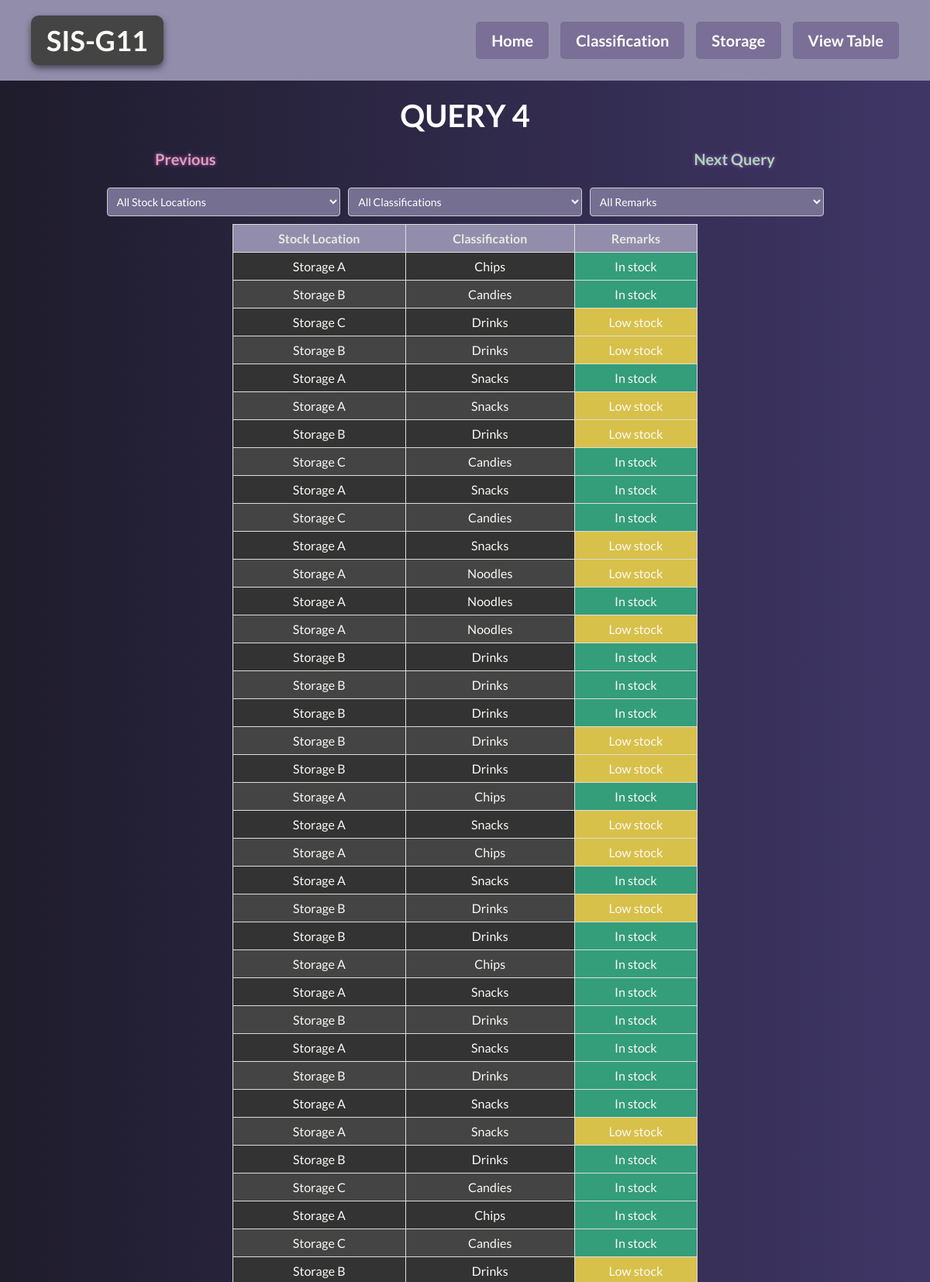
Page /query4.php (upper part) on the committed database.
### tables this page shows
CREATE TABLE `stck` (
  `stck_id` int(11) NOT NULL,
  `product_id` int(11) NOT NULL,
  `storage_id` int(11) NOT NULL,
  `num_stck` int(11) NOT NULL,
  `remarks` text NOT NULL,
  `date_id` int(11) NOT NULL
);

CREATE TABLE `strg` (
  `storage_id` int(11) NOT NULL,
  `strg_location` text NOT NULL
);

CREATE TABLE `c` (
  `classification_id` int(11) NOT NULL,
  `c_name` text NOT NULL
);

### queryf4.php (the view, shortened to what this page needs)
<link rel="stylesheet" href="assets/css/q4func.css">
<?php
include 'db_connect.php';
$sql = "SELECT stck.product_id AS ID,
               strg.strg_location AS Stock_Location,
               c.c_name AS Classification,
               stck.remarks AS Remarks
        FROM stck
        JOIN p ON stck.product_id = p.product_id
        JOIN c ON p.classification_id = c.classification_id
        JOIN strg ON stck.storage_id = strg.storage_id
        ORDER BY stck.product_id ASC";
$result = $conn->query($sql);
$products = [];
if ($result->num_rows > 0) {
    while ($row = $result->fetch_assoc()) {
        $products[] = $row;
    }
}
?>
<div class="filter-container">
    <select id="stockLocationFilter">
        <option value="">All Stock Locations</option>
    </select>
    <select id="classificationFilter">
        <option value="">All Classifications</option>
    </select>
    <select id="remarksFilter">
        <option value="">All Remarks</option>
    </select>
</div>
<?php
if (!empty($products)) {
    echo "<table id='productTable' class='product-table'>
            <thead>
                <tr class='table-header'>
                    <th class='table-heading'>Stock Location</th>
                    <th class='table-heading'>Classification</th>
                    <th class='table-heading'>Remarks</th>
                </tr>
            </thead>
            <tbody>";
    foreach ($products as $product) {
        echo "<tr class='table-row'>
                <td class='table-cell'>{$product['Stock_Location']}</td>
                <td class='table-cell'>{$product['Classification']}</td>
                <td class='table-cell'>{$product['Remarks']}</td>
              </tr>";
    }
    echo "</tbody></table>";
} else {
    echo "<div class='no-records'>No records found.</div>";
}
?>

### assets/css/css-main.css (style rules this page uses)
* { box-sizing: border-box; font-family: 'Lato', sans-serif; color: #FAF9F6; margin: 0; }
body { background: linear-gradient(90deg, #1F1C2C, #3f3666); color: #928dab; margin-top: 125px; }
input, select { width: 100%; padding: 8px; margin-top: 5px; border-radius: 5px; border: 1px solid #ccc; color: black; }

### assets/css/css-table.css (style rules this page uses)
table { width: 80%; border-collapse: collapse; margin-left: auto; margin-right: auto; margin-top: 50px; color: white; animation: fadeIn 1s ease-in-out; }
th, td { border: 1px solid #ddd; padding: 8px; text-align: center; }
th { background-color: #928DAB; color: #E6EBE4; }

### assets/css/css-query-table.css (style rules this page uses)
.product-table { width: 50%; border-collapse: collapse; margin: 50px auto; color: white; margin-bottom: 100px; margin-top: 10px; animation: fadeIn 1s ease-in-out; }
.table-header { background-color: #928DAB; color: #E6EBE4; }
.table-heading { padding: 8px; border: 1px solid #ddd; text-align: center; }
.table-row { background-color: #333; transition: 0.2s; }
.table-row:nth-child(even) { background-color: #444; }
.table-cell { padding: 8px; border: 1px solid #ddd; text-align: center; }
.filter-container { animation: fadeIn 1s ease-in-out; }

### assets/css/q4func.css (style rules this page uses)
.filter-container { width: 925px; display: flex; gap: 10px; margin-bottom: 20px; margin: 0px auto 0px auto; }
.filter-container input, .filter-container select { padding: 8px; font-size: 14px; border: 1px solid #ccc; border-radius: 4px; background-color: #756f91; color: #ffffff; }

### rows in the picture
stck: storage.strg_location "Storage A", c.c_name "Chips", remarks "In stock"
stck: storage.strg_location "Storage B", c.c_name "Candies", remarks "In stock"
stck: storage.strg_location "Storage C", c.c_name "Drinks", remarks "Low stock"
stck: storage.strg_location "Storage B", c.c_name "Drinks", remarks "Low stock"
stck: storage.strg_location "Storage A", c.c_name "Snacks", remarks "In stock"
stck: storage.strg_location "Storage A", c.c_name "Snacks", remarks "Low stock"
stck: storage.strg_location "Storage B", c.c_name "Drinks", remarks "Low stock"
stck: storage.strg_location "Storage C", c.c_name "Candies", remarks "In stock"
stck: storage.strg_location "Storage A", c.c_name "Snacks", remarks "In stock"
stck: storage.strg_location "Storage C", c.c_name "Candies", remarks "In stock"
stck: storage.strg_location "Storage A", c.c_name "Snacks", remarks "Low stock"
stck: storage.strg_location "Storage A", c.c_name "Noodles", remarks "Low stock"
stck: storage.strg_location "Storage A", c.c_name "Noodles", remarks "In stock"
stck: storage.strg_location "Storage A", c.c_name "Noodles", remarks "Low stock"
stck: storage.strg_location "Storage B", c.c_name "Drinks", remarks "In stock"
stck: storage.strg_location "Storage B", c.c_name "Drinks", remarks "In stock"
stck: storage.strg_location "Storage B", c.c_name "Drinks", remarks "In stock"
stck: storage.strg_location "Storage B", c.c_name "Drinks", remarks "Low stock"
stck: storage.strg_location "Storage B", c.c_name "Drinks", remarks "Low stock"
stck: storage.strg_location "Storage A", c.c_name "Chips", remarks "In stock"
stck: storage.strg_location "Storage A", c.c_name "Snacks", remarks "Low stock"
stck: storage.strg_location "Storage A", c.c_name "Chips", remarks "Low stock"
stck: storage.strg_location "Storage A", c.c_name "Snacks", remarks "In stock"
stck: storage.strg_location "Storage B", c.c_name "Drinks", remarks "Low stock"
stck: storage.strg_location "Storage B", c.c_name "Drinks", remarks "In stock"
stck: storage.strg_location "Storage A", c.c_name "Chips", remarks "In stock"
stck: storage.strg_location "Storage A", c.c_name "Snacks", remarks "In stock"
stck: storage.strg_location "Storage B", c.c_name "Drinks", remarks "In stock"
stck: storage.strg_location "Storage A", c.c_name "Snacks", remarks "In stock"
stck: storage.strg_location "Storage B", c.c_name "Drinks", remarks "In stock"
stck: storage.strg_location "Storage A", c.c_name "Snacks", remarks "In stock"
stck: storage.strg_location "Storage A", c.c_name "Snacks", remarks "Low stock"
stck: storage.strg_location "Storage B", c.c_name "Drinks", remarks "In stock"
stck: storage.strg_location "Storage C", c.c_name "Candies", remarks "In stock"
stck: storage.strg_location "Storage A", c.c_name "Chips", remarks "In stock"
stck: storage.strg_location "Storage C", c.c_name "Candies", remarks "In stock"
stck: storage.strg_location "Storage B", c.c_name "Drinks", remarks "Low stock"
